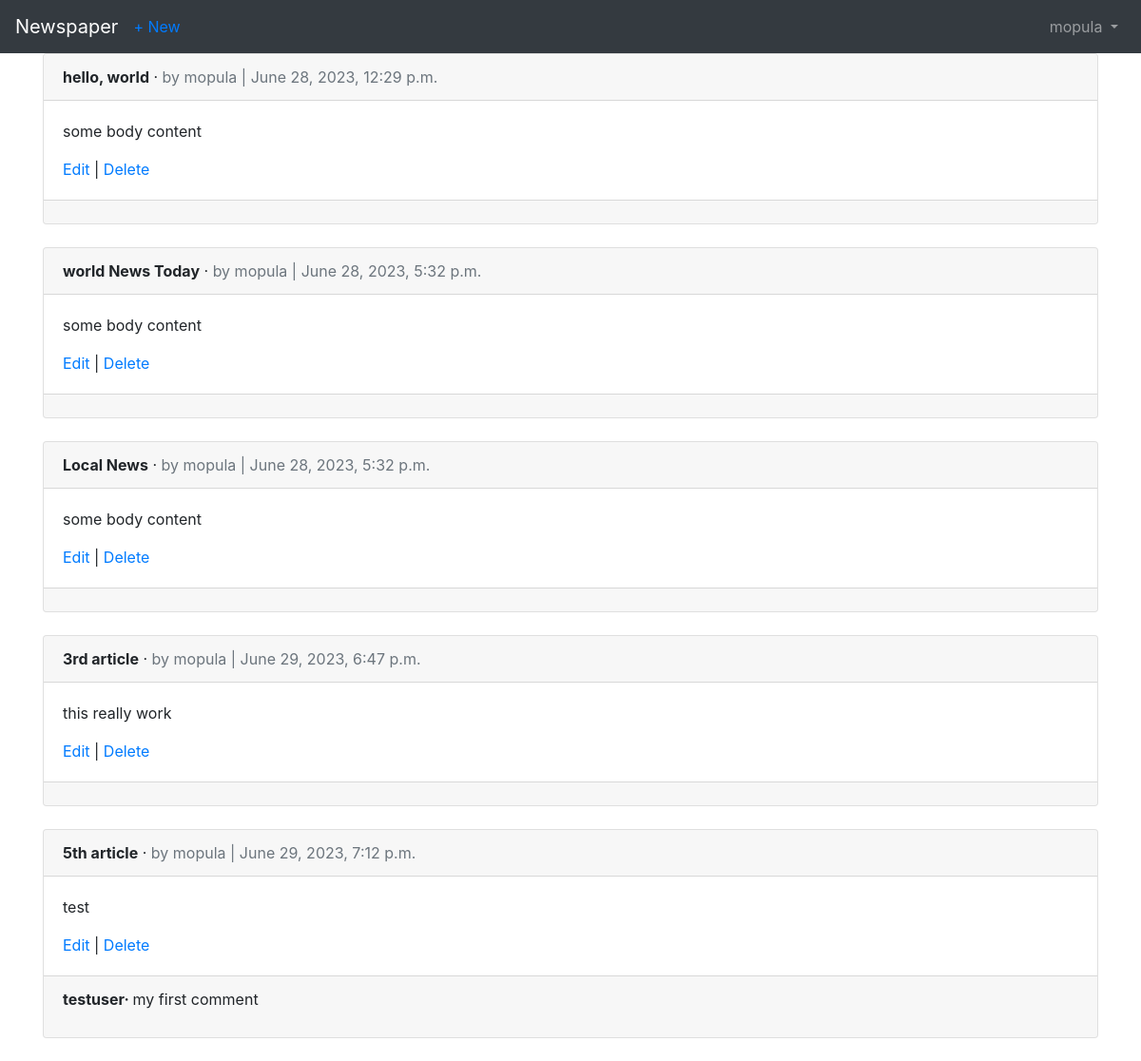
/articles/ (signed in), run on the app's committed database.
### accounts/models.py (models this page shows)
class CustomUser(AbstractUser):
      age = models.PositiveBigIntegerField(null=True, blank=True)

### articles/models.py (models this page shows, shortened)
class Article(models.Model):
      title = models.CharField(max_length=255)
      body = models.TextField()
      date = models.DateTimeField(auto_now_add=True)
      author = models.ForeignKey(
            get_user_model(),
            on_delete=models.CASCADE,
      )

class Comment(models.Model):
      article = models.ForeignKey(Article, on_delete=models.CASCADE, related_name='comments',)
      comment = models.CharField(max_length=140)
      author = models.ForeignKey(
            get_user_model(),
            on_delete=models.CASCADE
      )
      def __str__(self):
            return self.comment

### articles/views.py (the view)
# urls.py: path('', ArticleListView.as_view(), name='article_list'),
class ArticleListView(LoginRequiredMixin, ListView):
      model = Article
      template_name = 'article_list.html'

### articles/templates/article_list.html (shortened to what this page needs)
{% extends 'base.html' %}
{% block content %}
      {% for article in object_list %}
            <div class="card">
                  <div class="card-header">
                        <span class="font-weight-bold">{{ article.title }}</span> &middot;
                        <span class="text-muted">by {{ article.author }} |
                              {{ article.date }}
                        </span>
                  </div>
                  <div class="card-body">
                        <p>{{ article.body }}</p>
                        <a href="{% url 'article_edit' article.pk %}">Edit</a> |
                        <a href="{% url 'article_delete' article.pk %}">Delete</a>
                  </div>
                  <div class="card-footer">
                        {% for comment in article.comments.all %}
                              <p>
                                    <span class="font-weight-bold">
                                          {{ comment.author }}&middot;
                                    </span>
                                    {{ comment }}
                              </p>
                        {% endfor  %}
                  </div>
            </div>
            <br />
      {% endfor %}
{% endblock content %}

### accounts/templates/base.html (shortened to what this page needs)
<!DOCTYPE html>
<html>
<head>
      <link rel="stylesheet" href="https://cdn.jsdelivr.net/npm/bootstrap@4.5.3/dist/css/bootstrap.min.css">
</head>
<body>
      <nav class="navbar navbar-expand-lg navbar-dark bg-dark">
            <a class="navbar-brand" href="{% url 'home' %}" >Newspaper</a>
            <ul class="navbar-nav mr-auto">
                  <li class="nav-item">
                  <a href="{% url 'article_new' %}">+ New</a></li>
            </ul>
            <div class="collapse navbar-collapse" id="navbarSupportedContent">
                  {% if user.is_authenticated %}
                  <ul class="navbar-nav ml-auto">
                        <li class="nav-item">
                              <a class="nav-link dropdown-toggle" href="#" id="navbarDropdown" role="button" data-toggle="dropdown" aria-haspopup="true" aria-expanded="false">
                                    {{ user.username }}
                              </a>
                        </li>
                  </ul>
                  {% else %}
                  <form class="form-inline ml-auto">
                        <a href="{% url 'login' %}" class="btn btn-ouline-secondry">Log in</a>
                        <a href="{% url 'signup' %}" class="btn btn-primary ml-2">Sign up</a>
                  </form>
                  {% endif %}
            </div>
      </nav>
      <main>
            <div class="container">
                  {% block content %}
                  {% endblock content %}
            </div>
      </main>
</body>
</html>

### data on the page
CustomUser: username "mopula"
Article: title "hello, world", author "mopula", date "June 28, 2023, 12:29 p.m.", body "some body content"
Article: title "world News Today", author "mopula", date "June 28, 2023, 5:32 p.m.", body "some body content"
Article: title "Local News", author "mopula", date "June 28, 2023, 5:32 p.m.", body "some body content"
Article: title "3rd article", author "mopula", date "June 29, 2023, 6:47 p.m.", body "this really work"
Article: title "5th article", author "mopula", date "June 29, 2023, 7:12 p.m.", body "test"
Comment: author "testuser", comment "my first comment"
